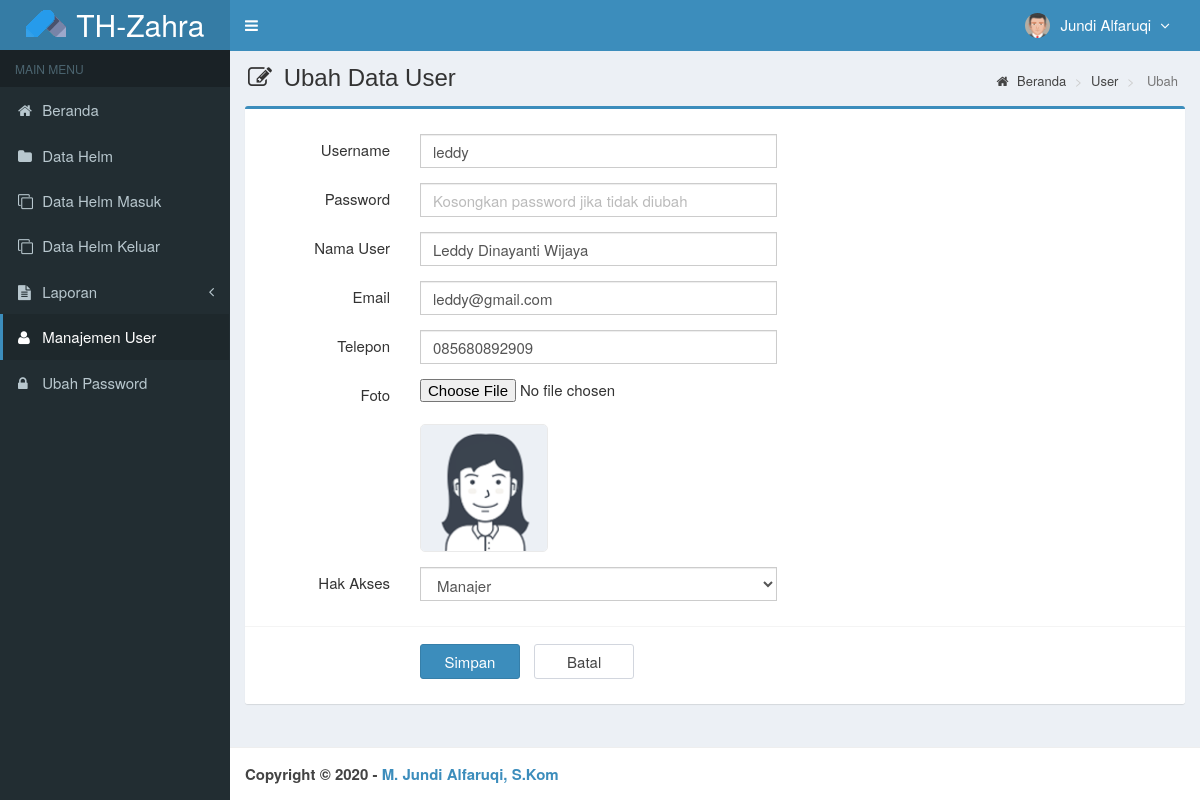
The app's page /main.php?module=form_user&form=edit&id=2 (signed in) with its own data.
### tables this page shows
CREATE TABLE `is_users` (
  `id_user` int(3) NOT NULL,
  `username` varchar(50) NOT NULL,
  `nama_user` varchar(50) NOT NULL,
  `password` varchar(50) NOT NULL,
  `email` varchar(50) DEFAULT NULL,
  `telepon` varchar(13) DEFAULT NULL,
  `foto` varchar(100) DEFAULT NULL,
  `hak_akses` enum('Super Admin','Manajer','Gudang') NOT NULL,
  `status` enum('aktif','blokir') NOT NULL DEFAULT 'aktif',
  `created_at` timestamp NOT NULL DEFAULT CURRENT_TIMESTAMP,
  `updated_at` timestamp NOT NULL DEFAULT CURRENT_TIMESTAMP ON UPDATE CURRENT_TIMESTAMP
);

### modules/user/form.php (the view, shortened to what this page needs)
<?php
if ($_GET['form']=='add') { ?>
  <section class="content-header">
    <h1>
      <i class="fa fa-edit icon-title"></i> Input User
    </h1>
    <ol class="breadcrumb">
      <li><a href="?module=beranda"><i class="fa fa-home"></i> Beranda </a></li>
      <li><a href="?module=user"> User </a></li>
      <li class="active"> Input </li>
    </ol>
  </section>
  <section class="content">
    <div class="row">
      <div class="col-md-12">
        <div class="box box-primary">
          <form role="form" class="form-horizontal" method="POST" action="modules/user/proses.php?act=insert" enctype="multipart/form-data">
            <div class="box-body">
              <div class="form-group">
                <label class="col-sm-2 control-label">Username</label>
                <div class="col-sm-5">
                  <input type="text" class="form-control" name="username" autocomplete="off" required>
                </div>
              </div>
              <div class="form-group">
                <label class="col-sm-2 control-label">Password</label>
                <div class="col-sm-5">
                  <input type="password" class="form-control" name="password" autocomplete="off" required>
                </div>
              </div>
              <div class="form-group">
                <label class="col-sm-2 control-label">Nama User</label>
                <div class="col-sm-5">
                  <input type="text" class="form-control" name="nama_user" autocomplete="off" required>
                </div>
              </div>
              <div class="form-group">
                <label class="col-sm-2 control-label">Hak Akses</label>
                <div class="col-sm-5">
                  <select class="form-control" name="hak_akses" required>
                    <option value=""></option>
                    <option value="Super Admin">Super Admin</option>
                    <option value="Manajer">Manajer</option>
                    <option value="Gudang">Gudang</option>
                  </select>
                </div>
              </div>
            </div>
            <div class="box-footer">
              <div class="form-group">
                <div class="col-sm-offset-2 col-sm-10">
                  <input type="submit" class="btn btn-primary btn-submit" name="simpan" value="Simpan">
                  <a href="?module=user" class="btn btn-default btn-reset">Batal</a>
                </div>
              </div>
            </div>
          </form>
        </div>
      </div>
    </div>
  </section>
<?php
}
elseif ($_GET['form']=='edit') {
  	if (isset($_GET['id'])) {
      $query = mysqli_query($mysqli, "SELECT * FROM is_users WHERE id_user='$_GET[id]'")
                                      or die('Ada kesalahan pada query tampil data user : '.mysqli_error($mysqli));
      $data  = mysqli_fetch_assoc($query);
  	}
?>
  <section class="content-header">
    <h1>
      <i class="fa fa-edit icon-title"></i> Ubah Data User
    </h1>
    <ol class="breadcrumb">
      <li><a href="?module=beranda"><i class="fa fa-home"></i> Beranda</a></li>
      <li><a href="?module=user"> User </a></li>
      <li class="active"> Ubah </li>
    </ol>
  </section>
  <section class="content">
    <div class="row">
      <div class="col-md-12">
        <div class="box box-primary">
          <form role="form" class="form-horizontal" method="POST" action="modules/user/proses.php?act=update" enctype="multipart/form-data">
            <div class="box-body">
              <div class="form-group">
                <label class="col-sm-2 control-label">Username</label>
                <div class="col-sm-5">
                  <input type="text" class="form-control" name="username" autocomplete="off" value="<?php echo $data['username']; ?>" required>
                </div>
              </div>
              <div class="form-group">
                <label class="col-sm-2 control-label">Password</label>
                <div class="col-sm-5">
                  <input type="password" class="form-control" name="password" autocomplete="off" placeholder="Kosongkan password jika tidak diubah">
                </div>
              </div>
              <div class="form-group">
                <label class="col-sm-2 control-label">Nama User</label>
                <div class="col-sm-5">
                  <input type="text" class="form-control" name="nama_user" autocomplete="off" value="<?php echo $data['nama_user']; ?>" required>
                </div>
              </div>
              <div class="form-group">
                <label class="col-sm-2 control-label">Email</label>
                <div class="col-sm-5">
                  <input type="email" class="form-control" name="email" autocomplete="off" value="<?php echo $data['email']; ?>">
                </div>
              </div>
              <div class="form-group">
                <label class="col-sm-2 control-label">Telepon</label>
                <div class="col-sm-5">
                  <input type="text" class="form-control" name="telepon" autocomplete="off" maxlength="13" onKeyPress="return goodchars(event,'0123456789',this)" value="<?php echo $data['telepon']; ?>">
                </div>
              </div>
            <div class="form-group">
                <label class="col-sm-2 control-label">Foto</label>
                <div class="col-sm-5">
                  <input type="file" name="foto">
                  <br/>
                <?php
                if ($data['foto']=="") { ?>
                  <img style="border:1px solid #eaeaea;border-radius:5px;" src="images/user/user-default.png" width="128">
                <?php
                }
                else { ?>
                  <img style="border:1px solid #eaeaea;border-radius:5px;" src="images/user/<?php echo $data['foto']; ?>" width="128">
                <?php
                }
                ?>
                </div>
              </div>
              <div class="form-group">
                <label class="col-sm-2 control-label">Hak Akses</label>
                <div class="col-sm-5">
                  <select class="form-control" name="hak_akses" required>
                    <option value="<?php echo $data['hak_akses']; ?>"><?php echo $data['hak_akses']; ?></option>
                  </select>
                </div>
              </div>
            </div>
            <div class="box-footer">
              <div class="form-group">
                <div class="col-sm-offset-2 col-sm-10">
                  <input type="submit" class="btn btn-primary btn-submit" name="simpan" value="Simpan">
                  <a href="?module=user" class="btn btn-default btn-reset">Batal</a>
                </div>
              </div>
            </div>
          </form>
        </div>
      </div>
    </div>
  </section>
<?php
}
?>

### top-menu.php (shortened to what this page needs)
<?php
require_once "config/database.php";
$query = mysqli_query($mysqli, "SELECT id_user, nama_user, foto, hak_akses FROM is_users WHERE id_user='$_SESSION[id_user]'")
                                or die('Ada kesalahan pada query tampil Manajemen User: '.mysqli_error($mysqli));
$data = mysqli_fetch_assoc($query);
?>
<li class="dropdown user user-menu">
  <a href="#" class="dropdown-toggle" data-toggle="dropdown">
  <?php
  if ($data['foto']=="") { ?>
    <img src="images/user/user-default.png" class="user-image" alt="User Image"/>
  <?php
  }
  else { ?>
    <img src="images/user/<?php echo $data['foto']; ?>" class="user-image" alt="User Image"/>
  <?php
  }
  ?>
    <span class="hidden-xs"><?php echo $data['nama_user']; ?> <i style="margin-left:5px" class="fa fa-angle-down"></i></span>
  </a>
</li>

### assets/css/style.css (style rules this page uses)
.form-horizontal .control-label { margin-bottom: 0; padding-top: 5px; text-align: right; }
label { display: inline-block; font-size: 15px; font-weight: 400; margin-bottom: 5px; max-width: 100%; }
.form-control { background-color: #fff; background-image: none; border: 1px solid #ccc; border-radius: 4px; box-shadow: 0 1px 1px rgba(0, 0, 0, 0.075) inset; color: #555; display: block; font-size: 15px; height: 34px; line-height: 1.42857; padding: 6px 12px; transition: border-color 0.15s ease-in-out 0s, box-shadow 0.15s ease-in-out 0s; width: 100%; }
.btn-default { background-color: #fff; border-color: #d2d6de; color: #444; }
.content-header { padding: 15px 18px 0; position: relative; }
.content-header > .breadcrumb { background: transparent none repeat scroll 0 0; border-radius: 2px; float: right; font-size: 13px; margin-bottom: 0; margin-top: 0; padding: 7px 12px; position: absolute; right: 10px; top: 15px; }
.btn-submit { width: 100px; margin-top: 7px; margin-right: 10px; font-size: 15px; }
.btn-reset { width: 100px; margin-top: 7px; font-size: 15px; }
.icon-title { margin-right: 5px; }
body { background-color: #fff; color: #333; font-size: 15px; line-height: 1.42857; }

### records on screen
is_users: foto (picture), nama_user "Jundi Alfaruqi"
is_users: username "leddy", nama_user "Leddy Dinayanti Wijaya", email "leddy@gmail.com", telepon "085680892909", foto (picture), hak_akses "Manajer"
